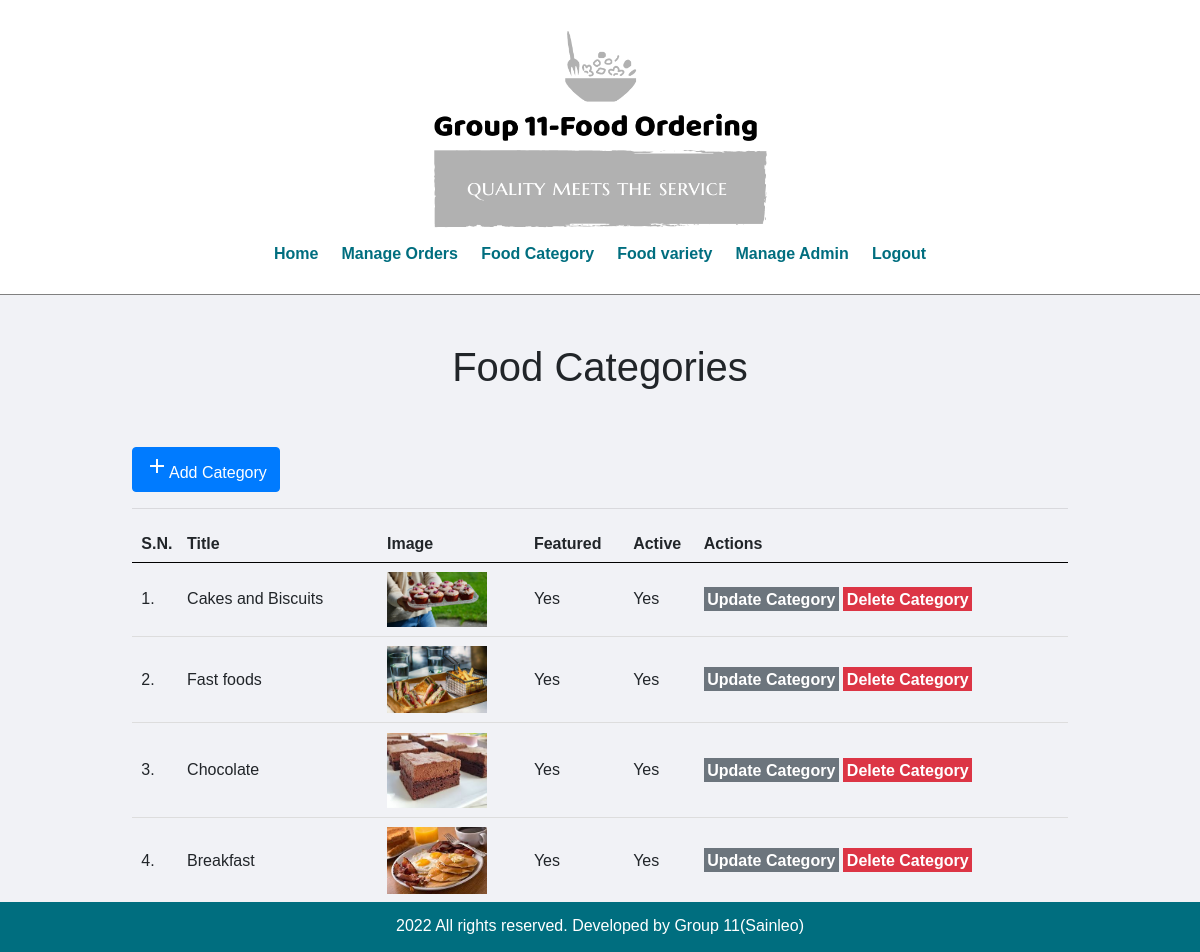
Screenshot of /admin/manage-category.php (signed in) with the database file from the repository.
### tables this page shows
CREATE TABLE `food_categories` (
  `id` int UNSIGNED NOT NULL,
  `title` varchar(100) NOT NULL,
  `image_name` varchar(255) NOT NULL,
  `featured` varchar(10) NOT NULL,
  `active` varchar(10) NOT NULL
);

### admin/manage-category.php (the view, shortened to what this page needs)
<?php include('includes/menu.php'); ?>
<div class="main-content">
    <div class="wrapper">
        <h1 class="text-center">Food Categories</h1>
        <br /><br />
                <a href="<?php echo BASEURL; ?>admin/add-category.php" class="btn btn-primary">  <i class="material-icons">add</i>Add Category</a>
                <hr />
                <table class="tbl-full">
                    <tr>
                        <th>S.N.</th>
                        <th>Title</th>
                        <th>Image</th>
                        <th>Featured</th>
                        <th>Active</th>
                        <th>Actions</th>
                    </tr>
                    <?php
                        $sql = "SELECT * FROM food_categories";
                        $res = mysqli_query($conn, $sql);
                        $count = mysqli_num_rows($res);
                        $sn=1;
                        if($count>0)
                        {
                            while($row=mysqli_fetch_assoc($res))
                            {
                                $id = $row['id'];
                                $title = $row['title'];
                                $image_name = $row['image_name'];
                                $featured = $row['featured'];
                                $active = $row['active'];
                                ?>
                                    <tr>
                                        <td><?php echo $sn++; ?>. </td>
                                        <td><?php echo $title; ?></td>
                                        <td>
                                            <?php
                                                if($image_name!="")
                                                {
                                                    ?>
                                                    <img src="<?php echo BASEURL; ?>images/category/<?php echo $image_name; ?>" width="100px" >
                                                    <?php
                                                }
                                                else
                                                {
                                                    echo "<div class='error'>Image not Added.</div>";
                                                }
                                            ?>
                                        </td>
                                        <td><?php echo $featured; ?></td>
                                        <td><?php echo $active; ?></td>
                                        <td>
                                            <a href="<?php echo BASEURL; ?>admin/update-category.php?id=<?php echo $id; ?>" class="btn-secondary">Update Category</a>
                                            <a href="<?php echo BASEURL; ?>admin/delete-category.php?id=<?php echo $id; ?>&image_name=<?php echo $image_name; ?>" class="btn-danger">Delete Category</a>
                                        </td>
                                    </tr>
                                <?php
                            }
                        }
                        else
                        {
                            ?>
                            <tr>
                                <td colspan="6"><div class="error">No Category Added.</div></td>
                            </tr>
                            <?php
                        }
                    ?>
                </table>
    </div>
</div>
<?php include('includes/footer.php'); ?>

### css/admin.css (style rules this page uses)
* { margin: 0; padding: 0; font-family: Arial, Helvetica, sans-serif; }
.wrapper { padding: 1%; width: 80%; margin: 0 auto; }
.text-center { text-align: center; }
.tbl-full { width: 100%; }
table { border-collapse: collapse; width: 100%; }
th, td { padding: 8px; text-align: left; border-bottom: 1px solid #ddd; }
table tr th { border-bottom: 1px solid black; padding: 1%; text-align: left; }
table tr td { padding: 1%; }
.btn-primary { background-color: #1e90ff; padding: 1%; color: white; text-decoration: none; font-weight: bold; }
.btn-secondary { background-color: #006E7F; padding: 1%; color: black; text-decoration: none; font-weight: bold; }
.btn-danger { background-color: #ff6b81; padding: 1%; color: white; text-decoration: none; font-weight: bold; }
.main-content { background-color: #f1f2f6; padding: 3% 0; }

### rows the page displays
food_categories: title "Cakes and Biscuits", image_name (picture), featured "Yes", active "Yes"
food_categories: title "Fast foods", image_name (picture), featured "Yes", active "Yes"
food_categories: title "Chocolate", image_name (picture), featured "Yes", active "Yes"
food_categories: title "Breakfast", image_name (picture), featured "Yes", active "Yes"
